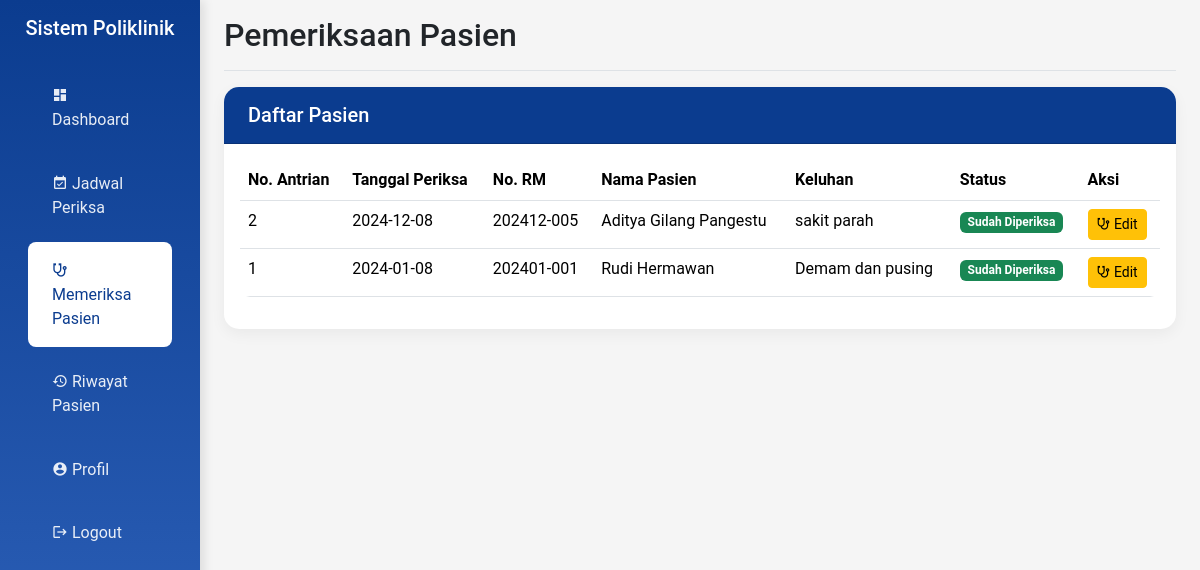
The app's page /hospital/dokter/memeriksa_pasien.php (signed in) with its own data.
### tables this page shows
CREATE TABLE `daftar_poli`  (
  `id` int NOT NULL AUTO_INCREMENT,
  `id_pasien` int NOT NULL,
  `id_jadwal` int NOT NULL,
  `keluhan` text NOT NULL,
  `no_antrian` int NULL DEFAULT NULL,
  PRIMARY KEY (`id`) USING BTREE,
  INDEX `id_pasien`(`id_pasien` ASC) USING BTREE,
  INDEX `id_jadwal`(`id_jadwal` ASC) USING BTREE,
  CONSTRAINT `daftar_poli_ibfk_1` FOREIGN KEY (`id_pasien`) REFERENCES `pasien` (`id`) ON DELETE RESTRICT ON UPDATE RESTRICT,
  CONSTRAINT `daftar_poli_ibfk_2` FOREIGN KEY (`id_jadwal`) REFERENCES `jadwal_periksa` (`id`) ON DELETE RESTRICT ON UPDATE RESTRICT
);

CREATE TABLE `pasien`  (
  `id` int NOT NULL AUTO_INCREMENT,
  `nama` varchar(150) NOT NULL,
  `alamat` varchar(255) NOT NULL,
  `no_ktp` varchar(20) NOT NULL,
  `no_hp` varchar(20) NOT NULL,
  `no_rm` char(10) NULL DEFAULT NULL,
  PRIMARY KEY (`id`) USING BTREE
);

### hospital/dokter/memeriksa_pasien.php (the view, shortened to what this page needs)
<?php
include '../config/koneksi.php';
$dokter_id = $_SESSION['dokter_id'];
$sql_pasien = "SELECT dp.*, p.nama as nama_pasien, p.no_rm, jp.hari, jp.jam_mulai, jp.jam_selesai,
               MAX(pr.id) as id_periksa, MAX(pr.tgl_periksa) as tgl_periksa,
               MAX(pr.catatan) as catatan_periksa,
               GROUP_CONCAT(DISTINCT o.id) as obat_ids,
               GROUP_CONCAT(DISTINCT o.nama_obat) as nama_obat
               FROM daftar_poli dp
               JOIN jadwal_periksa jp ON dp.id_jadwal = jp.id
               JOIN pasien p ON dp.id_pasien = p.id
               LEFT JOIN periksa pr ON dp.id = pr.id_daftar_poli
               LEFT JOIN detail_periksa dpr ON pr.id = dpr.id_periksa
               LEFT JOIN obat o ON dpr.id_obat = o.id
               WHERE jp.id_dokter = ?
               GROUP BY dp.id, dp.id_pasien, dp.id_jadwal, dp.keluhan, dp.no_antrian,
                        p.nama, p.no_rm, jp.hari, jp.jam_mulai, jp.jam_selesai
               ORDER BY MAX(pr.tgl_periksa) DESC, dp.no_antrian ASC";
$stmt_pasien = $conn->prepare($sql_pasien);
$stmt_pasien->bind_param("i", $dokter_id);
$stmt_pasien->execute();
$daftar_pasien = $stmt_pasien->get_result();
include 'include/header.php';
?>
<main class="col-md-9 ms-sm-auto col-lg-10 px-md-4">
    <div class="d-flex justify-content-between flex-wrap flex-md-nowrap align-items-center pt-3 pb-2 mb-3 border-bottom">
        <h1 class="h2">Pemeriksaan Pasien</h1>
    </div>
    <div class="card mb-4">
        <div class="card-header">
            <h5 class="card-title mb-0">Daftar Pasien</h5>
        </div>
        <div class="card-body">
            <div class="table-responsive">
                <table class="table table-hover">
                    <thead>
                        <tr>
                            <th>No. Antrian</th>
                            <th>Tanggal Periksa</th>
                            <th>No. RM</th>
                            <th>Nama Pasien</th>
                            <th>Keluhan</th>
                            <th>Status</th>
                            <th>Aksi</th>
                        </tr>
                    </thead>
                    <tbody>
                        <?php while ($pasien = $daftar_pasien->fetch_assoc()): ?>
                            <tr>
                                <td><?= $pasien['no_antrian'] ?></td>
                                <td><?= $pasien['tgl_periksa'] ?? 'Belum diperiksa' ?></td>
                                <td><?= htmlspecialchars($pasien['no_rm']) ?></td>
                                <td><?= htmlspecialchars($pasien['nama_pasien']) ?></td>
                                <td><?= htmlspecialchars($pasien['keluhan']) ?></td>
                                <td>
                                    <?php if ($pasien['id_periksa']): ?>
                                        <span class="badge bg-success">Sudah Diperiksa</span>
                                    <?php else: ?>
                                        <span class="badge bg-warning">Belum Diperiksa</span>
                                    <?php endif; ?>
                                </td>
                                <td>
                                    <button class="btn btn-sm <?= $pasien['id_periksa'] ? 'btn-warning' : 'btn-cyan' ?>"
                                        data-bs-toggle="modal"
                                        data-bs-target="#periksaModal<?= $pasien['id'] ?>">
                                        <i class="mdi mdi-stethoscope"></i>
                                        <?= $pasien['id_periksa'] ? 'Edit' : 'Periksa' ?>
                                    </button>
                                </td>
                            </tr>
                        <?php endwhile; ?>
                    </tbody>
                </table>
            </div>
        </div>
    </div>
</main>
<?php include 'include/footer.php'; ?>

### hospital/dokter/include/header.php (style rules this page uses)
:root { --cyan-primary: #0B3C8F; --cyan-secondary: #3165BEFF; --cyan-light: #5985D0FF; }
body { font-family: 'Roboto', sans-serif; background-color: #f5f5f5; }
.card { border: none; border-radius: 15px; box-shadow: 0 5px 15px rgba(0, 0, 0, 0.05); transition: transform 0.3s ease; }
.card-header { background-color: var(--cyan-primary); color: white; border-radius: 15px 15px 0 0 !important; padding: 1rem 1.5rem; }
.table { border-radius: 10px; overflow: hidden; }

### records on screen
daftar_poli: no_antrian "2", tgl_periksa "2024-12-08", id_pasien.no_rm "202412-005", id_pasien.nama "Aditya Gilang Pangestu", keluhan "sakit parah"
daftar_poli: no_antrian "1", tgl_periksa "2024-01-08", id_pasien.no_rm "202401-001", id_pasien.nama "Rudi Hermawan", keluhan "Demam dan pusing"
